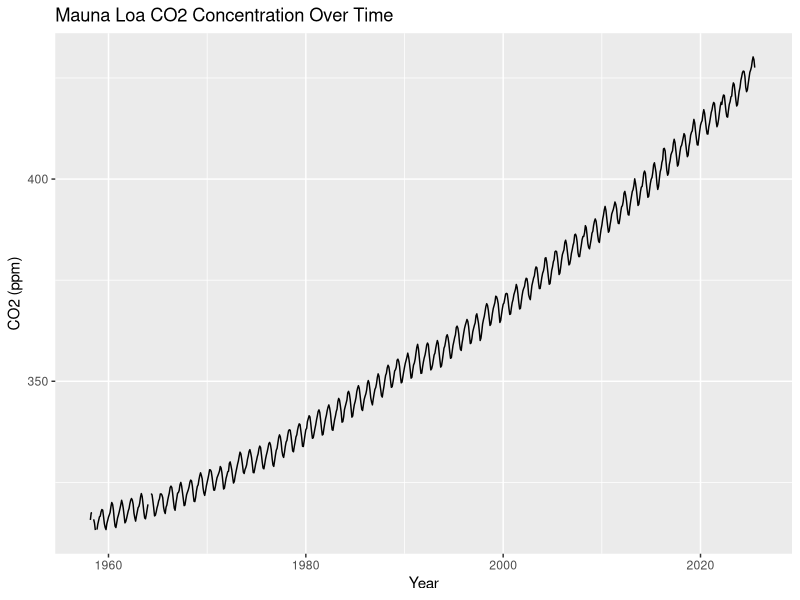
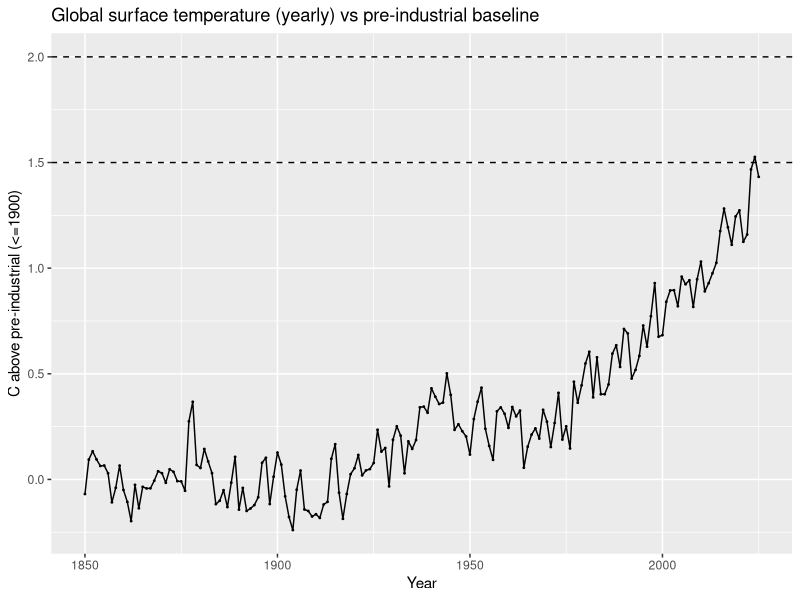
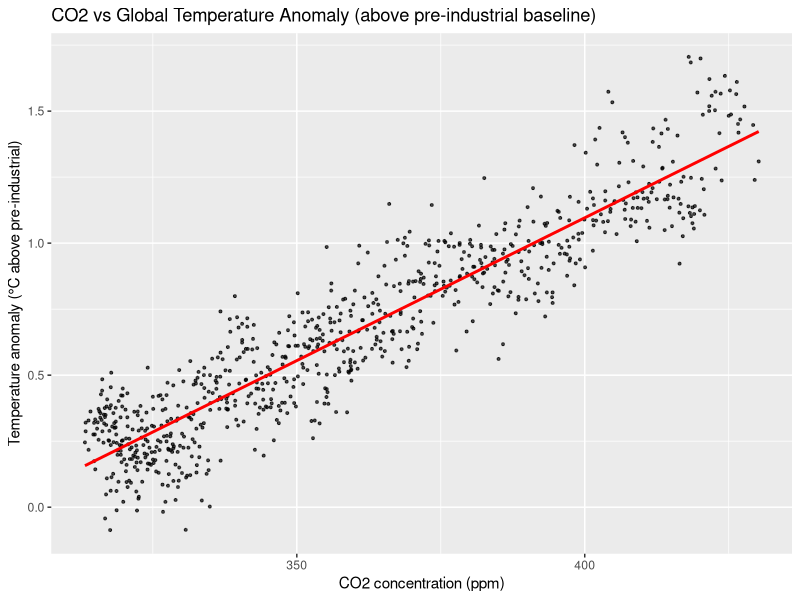
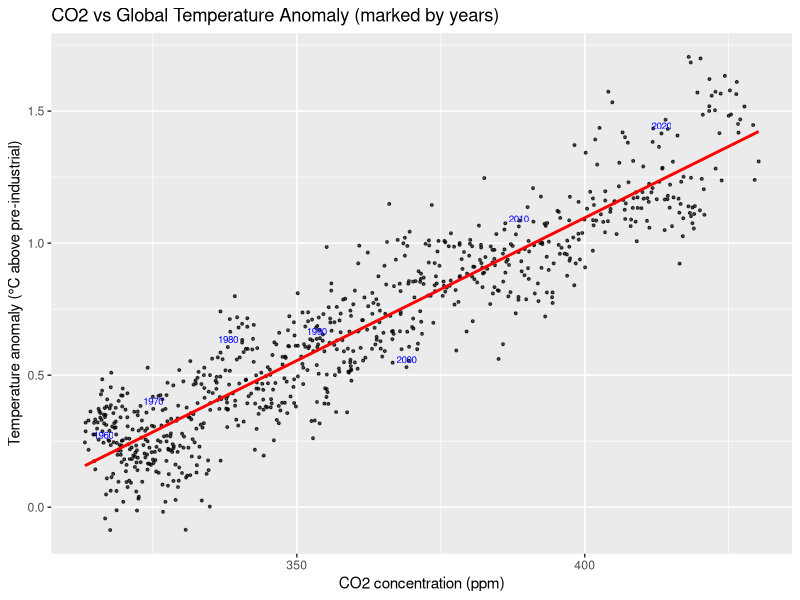
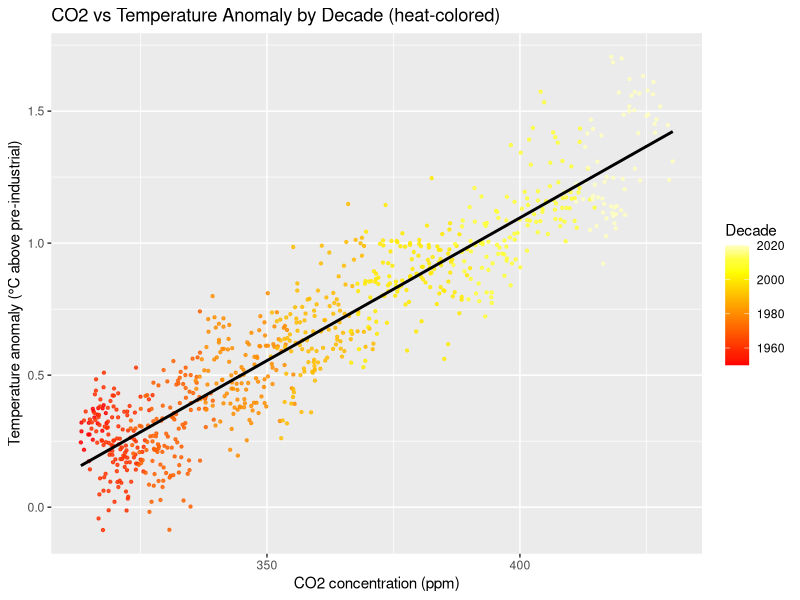
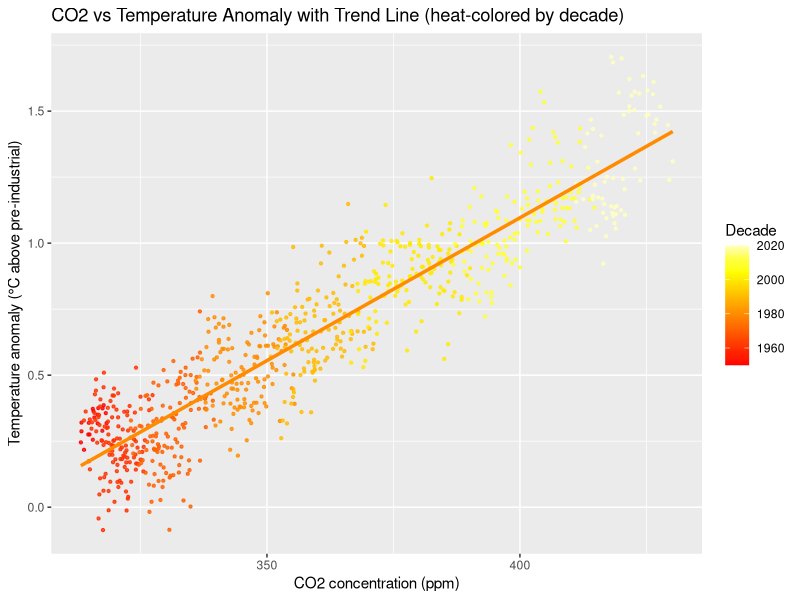
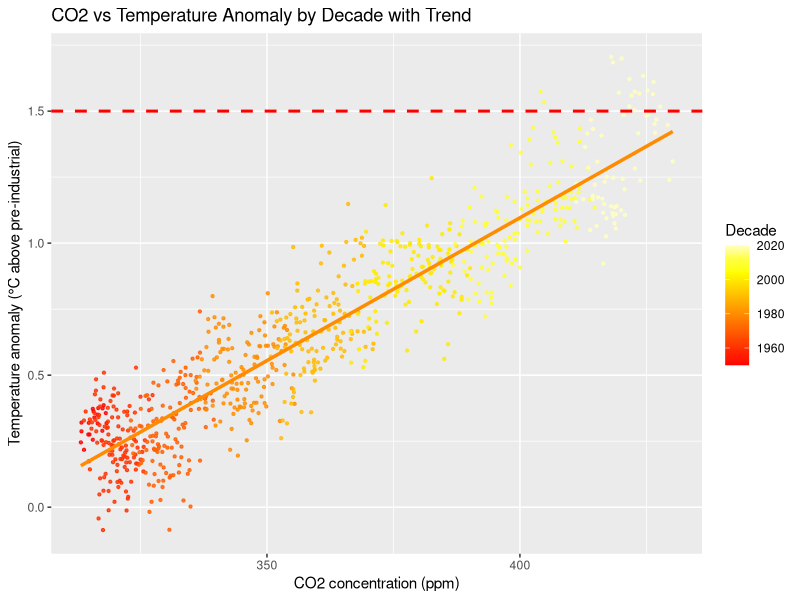
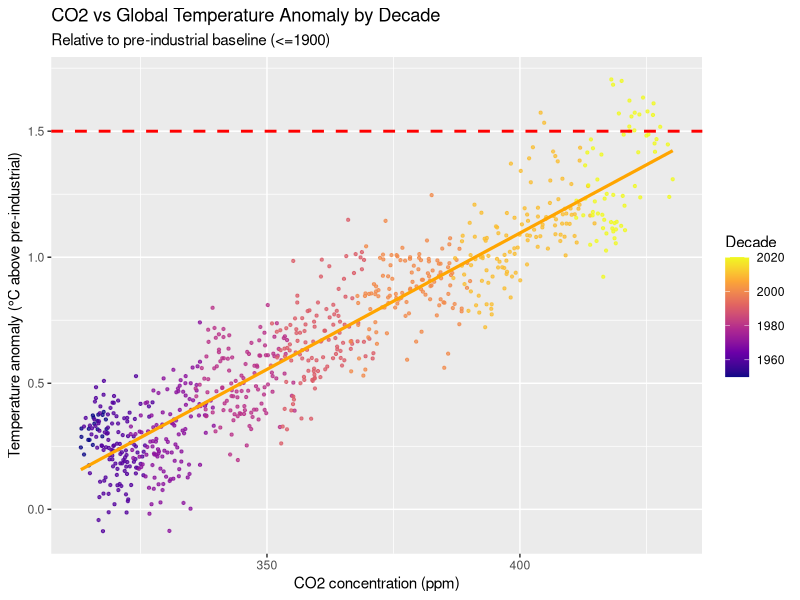

Recreate these plots in R, in order.
## ---- chunk 1
library(tidyverse)
scripps <- read_delim("scripps-co2.csv") %>%
  select(year, month, co2)

scripps
## ---- chunk 2
summary(scripps$co2)

scripps %>%
  filter(co2 < 0) %>%
  count()

scripps <- scripps %>%
  mutate(co2 = ifelse(co2 < 0, NA, co2))

summary(scripps$co2)
## ---- chunk 3
scripps <- scripps %>%
  mutate(date = as.Date(paste(year, month, 1, sep = "-")))

scripps %>%
  summarize(
    earliest = min(date, na.rm = TRUE),
    latest = max(date, na.rm = TRUE)
  )
## ---- chunk 4
scripps %>%
  ggplot(aes(x = date, y = co2)) +
  geom_line() +
  labs(
    title = "Mauna Loa CO2 Concentration Over Time",
    x = "Year",
    y = "CO2 (ppm)"
  )
## ---- chunk 5
hadcrut <- read_delim("hadcrut-monthly.csv") %>%
  select(year, `1`:`12`)  

head(hadcrut)
## ---- chunk 6
hadcrut_long <- hadcrut %>%
  pivot_longer(
    cols = `1`:`12`,
    names_to = "month",
    values_to = "temp_anomaly"
  )

head(hadcrut_long, 12)
## ---- chunk 7
summary(hadcrut_long$temp_anomaly)

hadcrut_long <- hadcrut_long %>%
  mutate(temp_anomaly = ifelse(temp_anomaly <= -9, NA, temp_anomaly)) %>%
  filter(!is.na(temp_anomaly))

summary(hadcrut_long$temp_anomaly)
## ---- chunk 8
hadcrut_long %>%
  summarize(
    earliest = min(year, na.rm = TRUE),
    latest   = max(year, na.rm = TRUE)
  )

month_check <- hadcrut_long %>%
  filter(year == 2025) %>%
  summarize(latest_month = max(as.integer(month), na.rm = TRUE)) %>%
  pull(latest_month)

month_check
if (month_check == 6) cat("June\n")


## ---- chunk 9
pre_industrial_baseline <- hadcrut_long %>%
  filter(year <= 1900) %>%
  summarize(baseline = mean(temp_anomaly, na.rm = TRUE))

pre_industrial_baseline
## ---- chunk 10
hadcrut_long <- hadcrut_long %>%
  mutate(temp_above_preindustrial = temp_anomaly - pre_industrial_baseline$baseline)

head(hadcrut_long, 10)
## ---- chunk 11
hadcrut_year <- hadcrut_long %>%
  group_by(year) %>%
  summarize(above_preindustrial = mean(temp_above_preindustrial, na.rm = TRUE))

ggplot(hadcrut_year, aes(x = year, y = above_preindustrial)) +
  geom_line() +
  geom_point(size = 0.3) +
  geom_hline(yintercept = 1.5, linetype = 2) +
  geom_hline(yintercept = 2.0, linetype = 2) +
  labs(
    title = "Global surface temperature (yearly) vs pre-industrial baseline",
    x = "Year",
    y = "C above pre-industrial (<=1900)"
  )
## ---- chunk 12
hadcrut_long <- hadcrut_long %>%
  mutate(month = as.numeric(month))

merged_data <- left_join(scripps, hadcrut_long, by = c("year", "month"))
merged_data
## ---- chunk 13
merged_data %>%
  ggplot(aes(x = co2, y = temp_above_preindustrial)) +
  geom_point(size = 0.7, alpha = 0.7) +
  geom_smooth(method = "lm", se = FALSE, color = "red") +
  labs(
    title = "CO2 vs Global Temperature Anomaly (above pre-industrial baseline)",
    x = "CO2 concentration (ppm)",
    y = "Temperature anomaly (°C above pre-industrial)"
  )
## ---- chunk 14
merged_data %>%
  ggplot(aes(x = co2, y = temp_above_preindustrial)) +
  geom_point(size = 0.7, alpha = 0.7) +
  geom_smooth(method = "lm", se = FALSE, color = "red") +
  geom_text(
    data = merged_data %>%
      filter(month == 1 & year %% 10 == 0), 
    aes(label = year),
    size = 2.5, vjust = -0.5, color = "blue"
  ) +
  labs(
    title = "CO2 vs Global Temperature Anomaly (marked by years)",
    x = "CO2 concentration (ppm)",
    y = "Temperature anomaly (°C above pre-industrial)"
  )
## ---- chunk 15
merged_data %>%
  mutate(decade = floor(year / 10) * 10) %>%
  ggplot(aes(x = co2, y = temp_above_preindustrial, color = decade)) +
  geom_point(size = 0.8, alpha = 0.8) +
  geom_smooth(method = "lm", se = FALSE, color = "black") +
  scale_color_gradientn(colors=heat.colors(10)) + 
  labs(
    title = "CO2 vs Temperature Anomaly by Decade (heat-colored)",
    x = "CO2 concentration (ppm)",
    y = "Temperature anomaly (°C above pre-industrial)",
    color = "Decade"
  )
## ---- chunk 16
merged_data %>%
  mutate(decade = floor(year / 10) * 10) %>%
  ggplot(aes(x = co2, y = temp_above_preindustrial, color = decade)) +
  geom_point(size = 0.8, alpha = 0.8) +
  geom_smooth(method = "lm", se = FALSE, color = "darkorange", size = 1.2) +
  scale_color_gradientn(colors = heat.colors(10)) +
  labs(
    title = "CO2 vs Temperature Anomaly with Trend Line (heat-colored by decade)",
    x = "CO2 concentration (ppm)",
    y = "Temperature anomaly (°C above pre-industrial)",
    color = "Decade"
  )
## ---- chunk 17
merged_data %>%
  mutate(decade = floor(year / 10) * 10) %>%
  ggplot(aes(x = co2, y = temp_above_preindustrial, color = decade)) +
  geom_point(size = 0.8, alpha = 0.8) +
  geom_smooth(method = "lm", se = FALSE, color = "darkorange", size = 1.2) + 
  geom_hline(yintercept = 1.5, color = "red", linetype = "dashed", size = 1) + 
  scale_color_gradientn(colors = heat.colors(10)) +
  labs(
    title = "CO2 vs Temperature Anomaly by Decade with Trend",
    x = "CO2 concentration (ppm)",
    y = "Temperature anomaly (°C above pre-industrial)",
    color = "Decade"
  )
## ---- chunk 18
merged_data %>%
  mutate(decade = floor(year / 10) * 10) %>%
  ggplot(aes(x = co2, y = temp_above_preindustrial, color = decade)) +
  geom_point(size = 0.8, alpha = 0.75) +
  geom_smooth(method = "lm", se = FALSE, color = "orange", linewidth = 1.1) +
  geom_hline(yintercept = 1.5, linetype = "dashed", color = "red", linewidth = 1) +
  scale_color_viridis_c(option = "plasma", name = "Decade") +
  labs(
    title = "CO2 vs Global Temperature Anomaly by Decade",
    subtitle = "Relative to pre-industrial baseline (<=1900)",
    x = "CO2 concentration (ppm)",
    y = "Temperature anomaly (°C above pre-industrial)"
  )
## ---- chunk 19
uah <- read_delim("UAH-lower-troposphere-wide.csv") %>%
  select(year, month, globe)

glimpse(uah)
head(uah, 10)
summary(uah$globe)
## ---- chunk 20
merged_temp <- hadcrut_long %>%
  select(year, month, temp_anomaly) %>%
  left_join(
    uah %>% select(year, month, globe),
    by = c("year", "month")
  ) %>%
  rename(
    surface = temp_anomaly,
    troposphere = globe
  )

glimpse(merged_temp)
head(merged_temp, 10)
summary(merged_temp)
## ---- chunk 21
merged_long <- merged_temp %>%
  pivot_longer(c(surface, troposphere),
               names_to = "type",
               values_to = "anomaly") %>%
  mutate(type = ifelse(type == "troposphere", "lower troposphere", type))

head(merged_long, 10)
## ---- chunk 22
merged_long %>%
  ggplot(aes(x = year, y = anomaly, color = type)) +
  geom_point(alpha = 0.6, size = 0.8) +
  geom_smooth(method = "lm", se = FALSE, linewidth = 1) +
  labs(title = "Temperature Anomaly over Time by Type",
       x = "Year",
       y = "Temperature Anomaly (°C)",
       color = "Type") +
  scale_color_manual(values = c("surface" = "orange", "lower troposphere" = "skyblue"))
